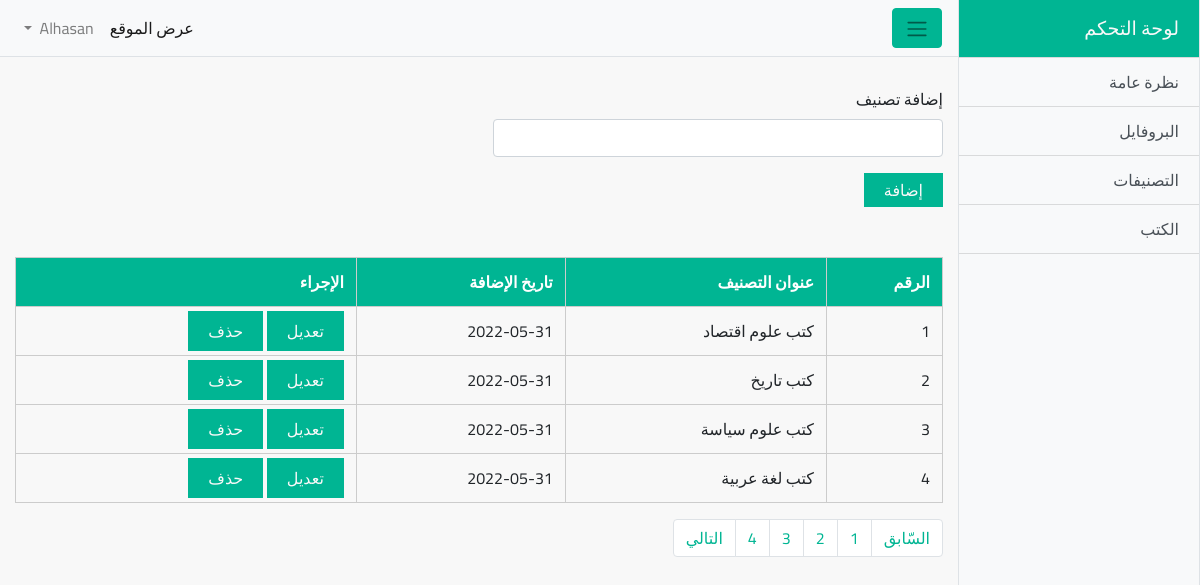
Page /dashboard/categories.php?page=3 (signed in) on the committed database.
### tables this page shows
CREATE TABLE `categories` (
  `id` int(11) NOT NULL,
  `categoryName` varchar(200) NOT NULL,
  `categoryDate` date NOT NULL DEFAULT current_timestamp()
);

### dashboard/categories.php (the view, shortened to what this page needs)
<?php
  include 'include/header.php';
  if (!isset($_SESSION['adminInfo'])){
    header('Location:index.php');
  }
  else{
      ?>
        <div class="container-fluid">
          <div class="categories">
            <div class="add-cat">
              <form action="categories.php" method="POST">
                <div class="form-group">
                  <label for="category">إضافة تصنيف</label>
                  <input type="text" id="category" class="form-control" name="categoryName" style="width: 450px;">
                </div>
                <button class="custom-btn">إضافة</button>
              </form>
            </div>
            <div class="show-cat">
              <table class="table">
                  <thead class="thead-dark">
                    <tr>
                      <th scope="col">الرقم</th>
                      <th scope="col">عنوان التصنيف</th>
                      <th scope="col">تاريخ الإضافة</th>
                      <th scope="col">الإجراء</th>
                    </tr>
                  </thead>
                  <tbody>
                    <?php
                      if (isset($_GET['page'])){
                        $page = $_GET['page'];
                      }
                      else{
                        $page = 1;
                      }
                      $limit = 4;
                      $start = ($page - 1) * $limit;
                      $sql = "SELECT * FROM categories ORDER BY id DESC LIMIT $start, $limit";
                      $result = mysqli_query($con, $sql);
                      $serialNumber = 0;
                      while($row = mysqli_fetch_array($result)){
                        $serialNumber++;
                          ?>
                            <tr>
                              <td><?php echo $serialNumber; ?></td>
                              <td><?php echo $row['categoryName']; ?></td>
                              <td><?php echo $row['categoryDate']; ?></td>
                              <td>
                                  <a href="edit-cat.php?id=<?php echo $row['id'] ?>" class="custom-btn">تعديل</a>
                                  <a href="categories.php?id=<?php echo $row['id']; ?>" class="custom-btn confirm">حذف</a>
                              </td>
                            </tr>
                          <?php
                            }
                          ?>
                  </tbody>
                </table>
                <?php
                  $query = "SELECT * FROM categories";
                  $result = mysqli_query($con, $query);
                  $total_cat = mysqli_num_rows($result);
                  $total_pages = ceil($total_cat / $limit);
                ?>
                <nav aria-label="Page navigation example">
                  <ul class="pagination">
                    <li class="page-item"><a class="page-link" href="categories.php?page=<?php if(($page - 1) > 0){echo $page - 1;}else{echo $page = 1;} ?>">السّابق</a></li>
                    <?php
                      for($i = 1; $i <= $total_pages; $i++){
                        ?>
                          <li class="page-item"><a class="page-link" href="categories.php?page=<?php echo $i; ?>"><?php echo $i; ?></a></li>
                        <?php
                      }
                    ?>
                    <li class="page-item"><a class="page-link" href="categories.php?page=<?php if(($page + 1) <= $total_pages){echo $page + 1;} else{echo $page = $total_pages;} ?>">التالي</a></li>
                  </ul>
              </nav>
            </div>
          </div>
        </div>
        </div>
        <?php
        include 'include/footer.php';
        ?>
  <?php
  }
  ?>

### dashboard/css/custom.css (style rules this page uses)
:root { --light-green: #00b593; }
.custom-btn { padding: 5px 20px; background: var(--light-green); color: #f8f8f8; border: none; }
body { overflow-x: hidden; font-family: janna lt; direction: rtl; font-family: "Cairo", sans-serif; }
.categories { margin-top: 30px; margin-bottom: 30px; }
.show-cat { margin-top: 50px; }
.table .thead-dark th { color: #fff; background-color: var(--light-green); border: 1px solid #ccc; }
.table td, .table tr { border: 1px solid #ccc; }
a.page-link { color: var(--light-green); }

### rows in the picture
categories: categoryName "كتب علوم اقتصاد", categoryDate "2022-05-31"
categories: categoryName "كتب تاريخ", categoryDate "2022-05-31"
categories: categoryName "كتب علوم سياسة", categoryDate "2022-05-31"
categories: categoryName "كتب لغة عربية", categoryDate "2022-05-31"
